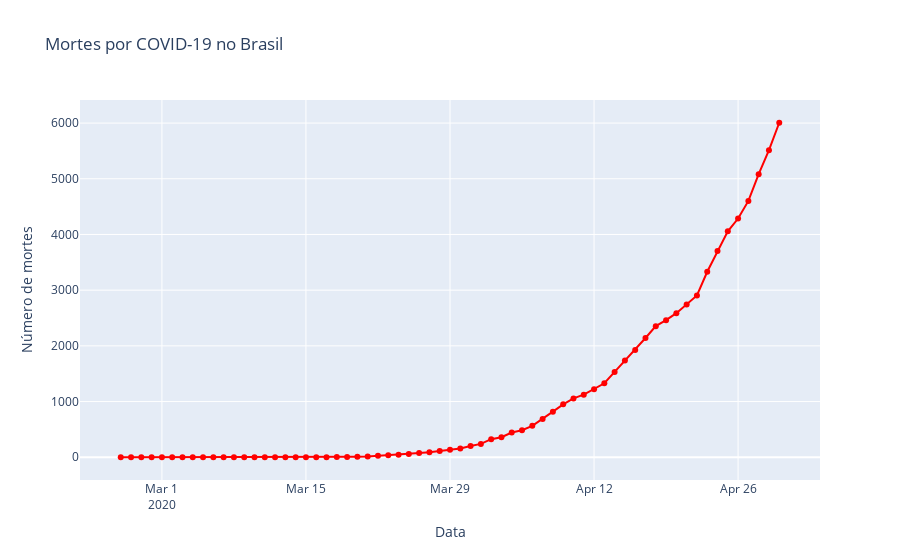

Notebook code for this chart:
### Markdown cell above
## Mortes

### Code cell
fig = go.Figure()

fig.add_trace(
    go.Scatter(x=brasil.observationdate, y=brasil.deaths, name='Mortes', mode='lines+markers',
              line=dict(color='red'))
)
#Edita o layout
fig.update_layout(title='Mortes por COVID-19 no Brasil',
                   xaxis_title='Data',
                   yaxis_title='Número de mortes')
fig.show()
